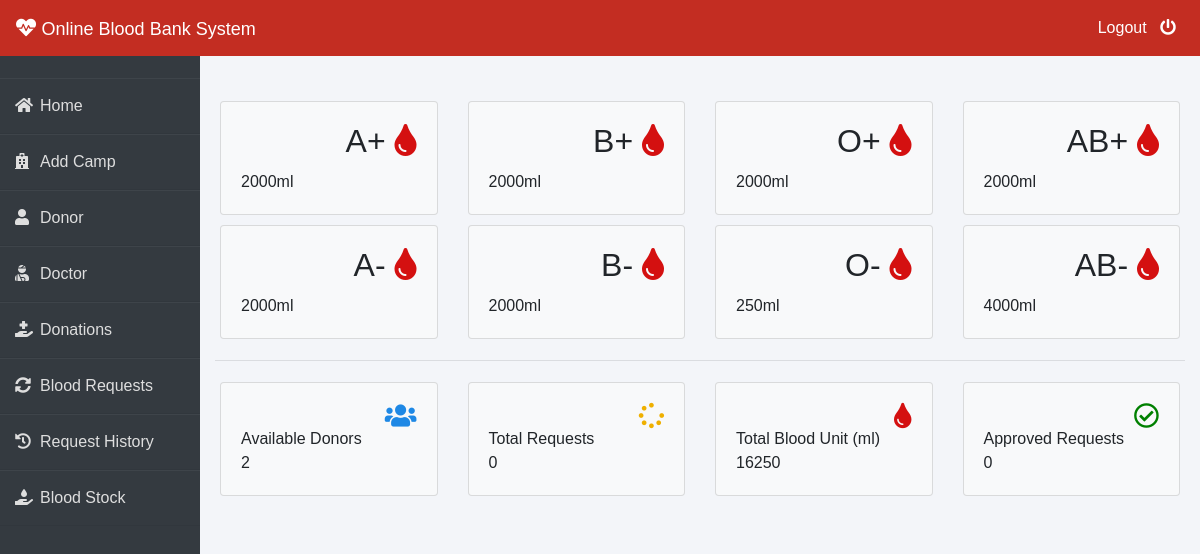
Page /admin-dashboard (signed in) on the committed database.
### blood/models.py (models this page shows, shortened)
class Stock(models.Model):
    bloodgroup = models.CharField(max_length=10)
    unit = models.PositiveIntegerField(default=0)

### blood/views.py (the view)
# urls.py: path('admin-dashboard', views.admin_dashboard_view,name='admin-dashboard'),
@login_required(login_url='adminlogin')
def admin_dashboard_view(request):
    totalunit = models.Stock.objects.aggregate(Sum('unit'))
    dict = {
        'A1': models.Stock.objects.get(bloodgroup="A+"),
        'A2': models.Stock.objects.get(bloodgroup="A-"),
        'B1': models.Stock.objects.get(bloodgroup="B+"),
        'B2': models.Stock.objects.get(bloodgroup="B-"),
        'AB1': models.Stock.objects.get(bloodgroup="AB+"),
        'AB2': models.Stock.objects.get(bloodgroup="AB-"),
        'O1': models.Stock.objects.get(bloodgroup="O+"),
        'O2': models.Stock.objects.get(bloodgroup="O-"),
        'totaldonors': dmodels.Donor.objects.all().count(),
        'totalbloodunit': totalunit['unit__sum'],
        'totalrequest': models.BloodRequest.objects.all().count(),
        'totalapprovedrequest': models.BloodRequest.objects.all().filter(status='Approved').count()
    }
    return render(request, 'blood/admin_dashboard.html', context=dict)

### templates/blood/admin_dashboard.html
{% extends 'blood/adminbase.html' %}
{% block content %}
<br><br>
<div class="container">
    <div class="row">
        <div class="col-sm-3">
          <div class="card bg-light">
            <div class="card-body">
                <div class="blood">
                    <h2>A+ <i class="fas fa-tint" ></i></h2>
                </div><br><br>
                <div>
                    {{A1.unit}}ml
                </div>
            </div>
          </div>
        </div>
        <div class="col-sm-3">
            <div class="card bg-light">
                <div class="card-body">
                    <div class="blood">
                        <h2>B+ <i class="fas fa-tint"></i></h2>
                    </div><br><br>
                    <div>
                      {{B1.unit}}ml
                    </div>
                </div>
              </div>
        </div>
        <div class="col-sm-3">
            <div class="card bg-light">
                <div class="card-body">
                    <div class="blood">
                        <h2>O+ <i class="fas fa-tint"></i></h2>
                    </div><br><br>
                    <div>
                      {{O1.unit}}ml
                    </div>
                </div>
              </div>
          </div>
          <div class="col-sm-3">
            <div class="card bg-light">
                <div class="card-body">
                    <div class="blood">
                        <h2>AB+ <i class="fas fa-tint"></i></h2>
                    </div><br><br>
                    <div>
                      {{AB1.unit}}ml
                    </div>
                </div>
              </div>
          </div>
      </div>
      <div class="row">
        <div class="col-sm-3">
          <div class="card bg-light">
            <div class="card-body">
                <div class="blood">
                    <h2>A- <i class="fas fa-tint"></i></h2>
                </div><br><br>
                <div>
                  {{A2.unit}}ml
                </div>
            </div>
          </div>
        </div>
        <div class="col-sm-3">
            <div class="card bg-light">
                <div class="card-body">
                    <div class="blood">
                        <h2>B- <i class="fas fa-tint"></i></h2>
                    </div><br><br>
                    <div>
                      {{B2.unit}}ml
                    </div>
                </div>
              </div>
        </div>
        <div class="col-sm-3">
            <div class="card bg-light">
                <div class="card-body">
                    <div class="blood">
                        <h2>O- <i class="fas fa-tint"></i></h2>
                    </div><br><br>
                    <div>
                      {{O2.unit}}ml
                    </div>
                </div>
              </div>
          </div>
          <div class="col-sm-3">
            <div class="card bg-light">
                <div class="card-body">
                    <div class="blood">
                        <h2>AB- <i class="fas fa-tint"></i></h2>
                    </div><br><br>
                    <div>
                      {{AB2.unit}}ml
                    </div>
                </div>
              </div>
          </div>
      </div>
<hr>
    <div class="row">
      <div class="col-sm-3">
        <div class="card bg-light">
          <div class="card-body">
              <div class="blood">
                  <i class="fas fa-users" style="color: #1e88e5;"></i>
              </div><br>
              <div>
                  Available Donors <br>
                  {{totaldonors}}
              </div>
          </div>
        </div>
      </div>
      <div class="col-sm-3">
          <div class="card bg-light">
              <div class="card-body">
                  <div class="blood">
                      <i class="fas fa-spinner" style="color:#efb000;"></i>
                  </div><br>
                  <div>
                      Total Requests <br>
                     {{totalrequest}}
                  </div>
              </div>
            </div>
      </div>
        <div class="col-sm-3">
          <div class="card bg-light">
              <div class="card-body">
                  <div class="blood">
                      <i class="fas fa-tint xyz" style="color:#d41010;"></i>
                  </div><br>
                  <div>
                      Total Blood Unit (ml) <br>
                      {{totalbloodunit}}
                  </div>
              </div>
            </div>
        </div>
        <div class="col-sm-3">
            <div class="card bg-light">
                <div class="card-body">
                    <div class="blood">
                        <i class="far fa-check-circle" style="color:green;"></i>
                    </div><br>
                    <div>
                        Approved Requests <br>
                        {{totalapprovedrequest}}
                    </div>
                </div>
              </div>
          </div>
    </div>
</div>
{% endblock content %}

### templates/blood/adminbase.html (style rules this page uses)
.row { padding: 5px; }
.fa-tint { color: #d41010 }
.blood { float: right; }
.fa-users { color: blue; font-size: 3ex; }
.fa-spinner { color: blue; font-size: 3ex; }
.fa-check-circle { color: blue; font-size: 3ex; }
.xyz { color: blue; font-size: 3ex; }
* { margin: 0; padding: 0; box-sizing: border-box; list-style: none; text-decoration: none; font-family: 'Josefin Sans', sans-serif; }
body { background-color: #f3f5f9; }

### rows in the picture
Stock: unit "2000"
Stock: unit "2000"
Stock: unit "2000"
Stock: unit "2000"
Stock: unit "2000"
Stock: unit "2000"
Stock: unit "250"
Stock: unit "4000"

### other values in the picture
{{ totaldonors }} "2"
{{ totalrequest }} "0"
{{ totalbloodunit }} "16250"
{{ totalapprovedrequest }} "0"
